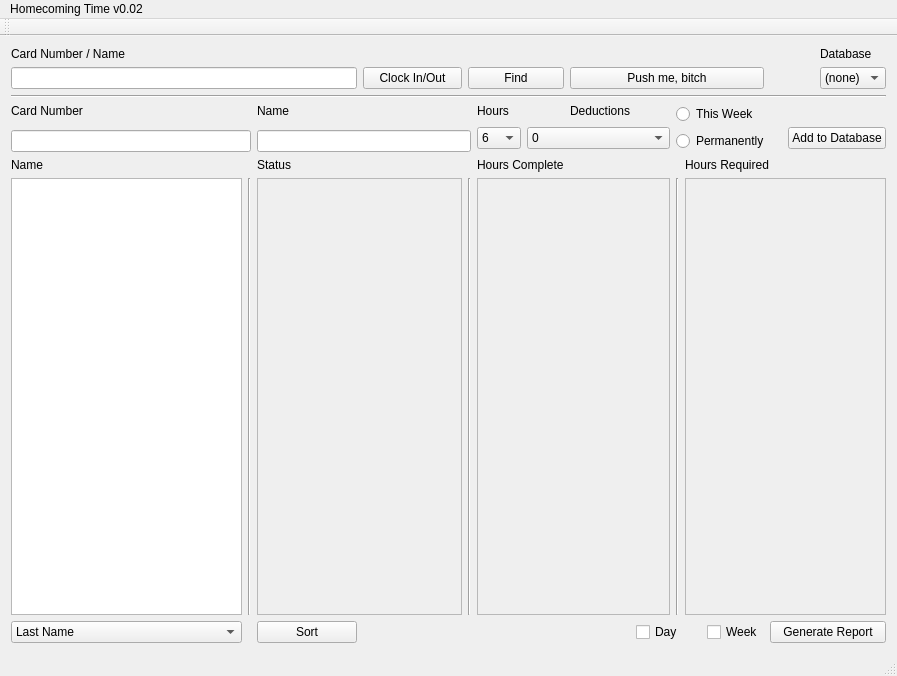
<?xml version="1.0" encoding="UTF-8"?>
<ui version="4.0">
 <class>MainWindow</class>
 <widget class="QMainWindow" name="MainWindow">
  <property name="geometry">
   <rect>
    <x>0</x>
    <y>0</y>
    <width>897</width>
    <height>676</height>
   </rect>
  </property>
  <property name="sizePolicy">
   <sizepolicy hsizetype="Fixed" vsizetype="Fixed">
    <horstretch>0</horstretch>
    <verstretch>0</verstretch>
   </sizepolicy>
  </property>
  <property name="windowTitle">
   <string>Homecoming Time v0.03</string>
  </property>
  <widget class="QWidget" name="centralWidget">
   <layout class="QGridLayout" name="gridLayout">
    <item row="0" column="14">
     <widget class="QLabel" name="lbl_db_selection">
      <property name="text">
       <string>Database</string>
      </property>
     </widget>
    </item>
    <item row="5" column="9" colspan="4">
     <widget class="QRadioButton" name="radioButton_2">
      <property name="text">
       <string>Permanently</string>
      </property>
     </widget>
    </item>
    <item row="4" column="13" rowspan="2" colspan="2">
     <widget class="QPushButton" name="btn_add">
      <property name="text">
       <string>Add to Database</string>
      </property>
     </widget>
    </item>
    <item row="7" column="0">
     <widget class="QListWidget" name="list_name"/>
    </item>
    <item row="3" column="9" rowspan="2" colspan="4">
     <widget class="QRadioButton" name="radioButton">
      <property name="text">
       <string>This Week</string>
      </property>
     </widget>
    </item>
    <item row="3" column="7">
     <widget class="QLabel" name="lbl_CWID_5">
      <property name="text">
       <string>Deductions</string>
      </property>
     </widget>
    </item>
    <item row="8" column="2">
     <widget class="QPushButton" name="btn_sort">
      <property name="text">
       <string>Sort</string>
      </property>
     </widget>
    </item>
    <item row="4" column="6" rowspan="2" colspan="3">
     <widget class="QComboBox" name="comboBox_2">
      <item>
       <property name="text">
        <string>0</string>
       </property>
      </item>
      <item>
       <property name="text">
        <string>1</string>
       </property>
      </item>
      <item>
       <property name="text">
        <string>2</string>
       </property>
      </item>
      <item>
       <property name="text">
        <string>3</string>
       </property>
      </item>
      <item>
       <property name="text">
        <string>4</string>
       </property>
      </item>
      <item>
       <property name="text">
        <string>5</string>
       </property>
      </item>
      <item>
       <property name="text">
        <string>6</string>
       </property>
      </item>
      <item>
       <property name="text">
        <string>7</string>
       </property>
      </item>
      <item>
       <property name="text">
        <string>8</string>
       </property>
      </item>
     </widget>
    </item>
    <item row="7" column="1">
     <widget class="Line" name="line_2">
      <property name="orientation">
       <enum>Qt::Vertical</enum>
      </property>
     </widget>
    </item>
    <item row="1" column="14">
     <widget class="QComboBox" name="combo_db_selection">
      <property name="currentText">
       <string>(none)</string>
      </property>
      <item>
       <property name="text">
        <string>(none)</string>
       </property>
      </item>
      <item>
       <property name="text">
        <string>guys</string>
       </property>
      </item>
      <item>
       <property name="text">
        <string>girls</string>
       </property>
      </item>
     </widget>
    </item>
    <item row="0" column="0">
     <widget class="QLabel" name="lbl_CWID">
      <property name="text">
       <string>Card Number / Name</string>
      </property>
     </widget>
    </item>
    <item row="1" column="4" colspan="3">
     <widget class="QPushButton" name="btn_find">
      <property name="text">
       <string>Find</string>
      </property>
     </widget>
    </item>
    <item row="8" column="12" colspan="3">
     <widget class="QPushButton" name="btn_refresh_2">
      <property name="text">
       <string>Generate Report</string>
      </property>
     </widget>
    </item>
    <item row="4" column="5" rowspan="2">
     <widget class="QComboBox" name="comboBox">
      <item>
       <property name="text">
        <string>6</string>
       </property>
      </item>
      <item>
       <property name="text">
        <string>8</string>
       </property>
      </item>
      <item>
       <property name="text">
        <string>10</string>
       </property>
      </item>
      <item>
       <property name="text">
        <string>12</string>
       </property>
      </item>
     </widget>
    </item>
    <item row="6" column="5" colspan="2">
     <widget class="QLabel" name="lbl_Hours">
      <property name="text">
       <string>Hours Complete</string>
      </property>
     </widget>
    </item>
    <item row="8" column="8" colspan="3">
     <widget class="QCheckBox" name="checkBox">
      <property name="text">
       <string>Day</string>
      </property>
     </widget>
    </item>
    <item row="8" column="0">
     <widget class="QComboBox" name="combo_sort_by">
      <item>
       <property name="text">
        <string>Last Name</string>
       </property>
      </item>
      <item>
       <property name="text">
        <string>First Name</string>
       </property>
      </item>
      <item>
       <property name="text">
        <string>Hours Complete</string>
       </property>
      </item>
      <item>
       <property name="text">
        <string>Hours Required</string>
       </property>
      </item>
      <item>
       <property name="text">
        <string>Status</string>
       </property>
      </item>
     </widget>
    </item>
    <item row="1" column="0" colspan="3">
     <widget class="QLineEdit" name="txt_cwid_name"/>
    </item>
    <item row="7" column="4">
     <widget class="Line" name="line_3">
      <property name="orientation">
       <enum>Qt::Vertical</enum>
      </property>
     </widget>
    </item>
    <item row="3" column="0">
     <widget class="QLabel" name="lbl_CWID_2">
      <property name="text">
       <string>Card Number</string>
      </property>
     </widget>
    </item>
    <item row="7" column="5" colspan="4">
     <widget class="QListWidget" name="list_hrs">
      <property name="enabled">
       <bool>false</bool>
      </property>
     </widget>
    </item>
    <item row="7" column="10" colspan="5">
     <widget class="QListWidget" name="list_req">
      <property name="enabled">
       <bool>false</bool>
      </property>
     </widget>
    </item>
    <item row="7" column="2" colspan="2">
     <widget class="QListWidget" name="list_status">
      <property name="enabled">
       <bool>false</bool>
      </property>
     </widget>
    </item>
    <item row="8" column="11">
     <widget class="QCheckBox" name="checkBox_2">
      <property name="text">
       <string>Week</string>
      </property>
     </widget>
    </item>
    <item row="6" column="2">
     <widget class="QLabel" name="lbl_Status">
      <property name="text">
       <string>Status</string>
      </property>
     </widget>
    </item>
    <item row="6" column="0">
     <widget class="QLabel" name="lbl_Name">
      <property name="text">
       <string>Name</string>
      </property>
     </widget>
    </item>
    <item row="1" column="7" colspan="5">
     <widget class="QPushButton" name="btn_tsting">
      <property name="text">
       <string>Push me, bitch</string>
      </property>
     </widget>
    </item>
    <item row="6" column="10" colspan="4">
     <widget class="QLabel" name="lbl_Hrs_Req">
      <property name="text">
       <string>Hours Required</string>
      </property>
     </widget>
    </item>
    <item row="5" column="0" colspan="2">
     <widget class="QLineEdit" name="txt_add_card"/>
    </item>
    <item row="3" column="5">
     <widget class="QLabel" name="lbl_CWID_4">
      <property name="text">
       <string>Hours</string>
      </property>
     </widget>
    </item>
    <item row="1" column="3">
     <widget class="QPushButton" name="btn_clk_in_out">
      <property name="text">
       <string>Clock In/Out</string>
      </property>
     </widget>
    </item>
    <item row="2" column="0" colspan="15">
     <widget class="Line" name="line">
      <property name="orientation">
       <enum>Qt::Horizontal</enum>
      </property>
     </widget>
    </item>
    <item row="7" column="9">
     <widget class="Line" name="line_4">
      <property name="orientation">
       <enum>Qt::Vertical</enum>
      </property>
     </widget>
    </item>
    <item row="5" column="2" colspan="3">
     <widget class="QLineEdit" name="txt_add_name"/>
    </item>
    <item row="3" column="2">
     <widget class="QLabel" name="lbl_CWID_3">
      <property name="text">
       <string>Name</string>
      </property>
     </widget>
    </item>
   </layout>
  </widget>
  <widget class="QMenuBar" name="menuBar">
   <property name="geometry">
    <rect>
     <x>0</x>
     <y>0</y>
     <width>897</width>
     <height>22</height>
    </rect>
   </property>
   <widget class="QMenu" name="menuHomecoming_Time_v0_02">
    <property name="title">
     <string>Homecoming Time v0.02</string>
    </property>
   </widget>
   <addaction name="menuHomecoming_Time_v0_02"/>
  </widget>
  <widget class="QToolBar" name="mainToolBar">
   <attribute name="toolBarArea">
    <enum>TopToolBarArea</enum>
   </attribute>
   <attribute name="toolBarBreak">
    <bool>false</bool>
   </attribute>
  </widget>
  <widget class="QStatusBar" name="statusBar"/>
 </widget>
 <layoutdefault spacing="6" margin="11"/>
 <resources/>
 <connections/>
</ui>
